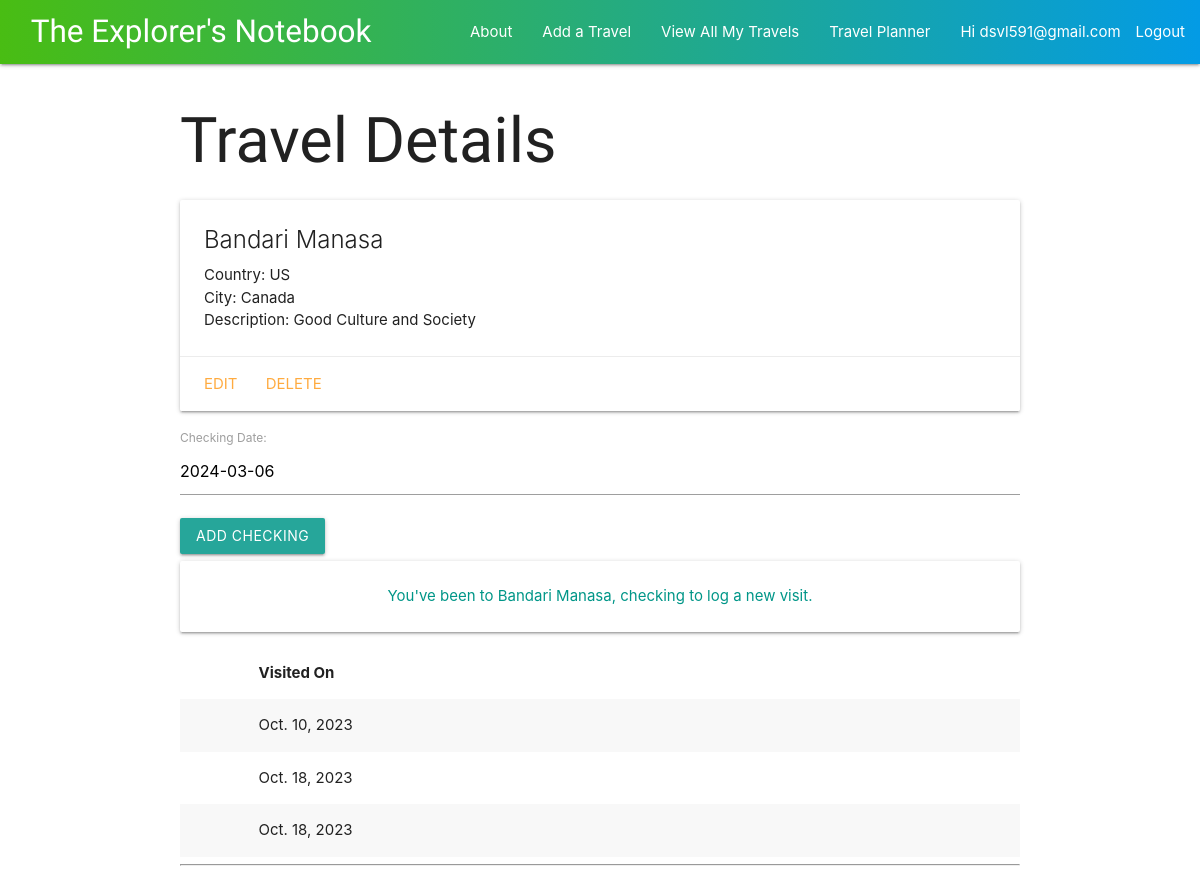
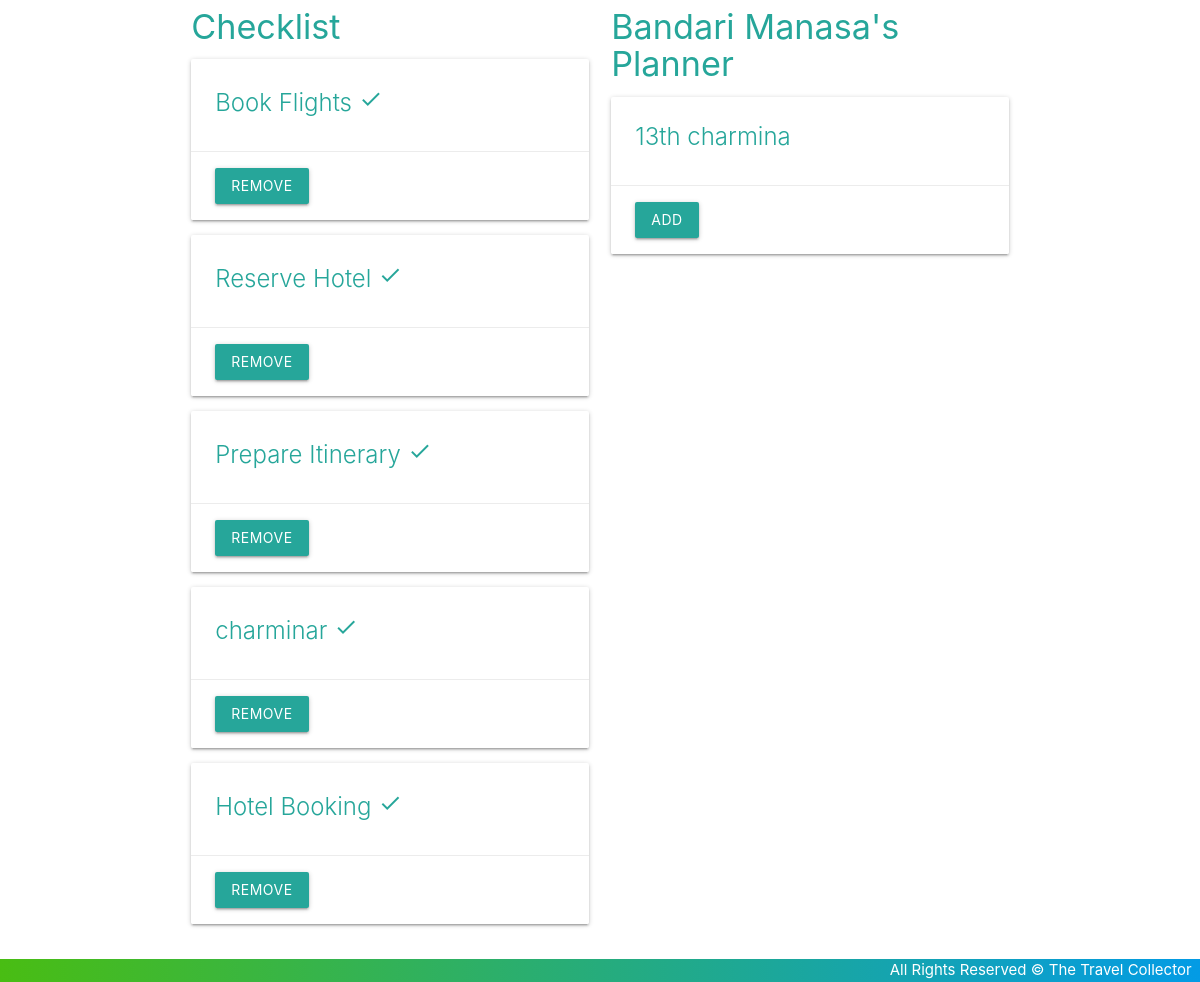
Screenshot of /travels/3/ (signed in) with the database file from the repository (2 pictures, top to bottom).
### main_app/models.py (models this page shows, shortened)
class Travel(models.Model):
    name = models.CharField(max_length=100)
    country = models.CharField(max_length=100)
    city = models.CharField(max_length=100)
    description = models.TextField(max_length=250)
    image = models.CharField(default=None, blank=True, null=True, max_length=2000)
    checklists = models.ManyToManyField(Checklist)
    user = models.ForeignKey(User, on_delete=models.CASCADE)
    def checking_visit(self):
        return self.checking_set.count() > 0

class Checking(models.Model):
    date = models.DateField("Checking Date")
    visit = models.CharField(default='Visited On', max_length=100)
    travel = models.ForeignKey(Travel, on_delete=models.CASCADE)
    class Meta:
        ordering = ['date']

class Checklist(models.Model):
    name = models.CharField(max_length=50)
    description = models.CharField(max_length=250)
    user = models.ForeignKey(User, on_delete=models.CASCADE)

### main_app/views.py (the view)
# urls.py: path('travels/<int:travel_id>/', views.travels_detail, name='detail'),
@login_required
def travels_detail(request, travel_id):
    checking_form = CheckingForm
    travel = Travel.objects.get(id=travel_id)
    checklists_travel_for_planning = Checklist.objects.filter(user = request.user).exclude(id__in = travel.checklists.all().values_list('id'))
    return render(request, 'travels/details.html', {'travel': travel,
    'title': "Travels Details Page", 'checking_form': checking_form,
    'checklists': checklists_travel_for_planning})

### main_app/templates/travels/details.html (shortened to what this page needs)
{% extends 'base.html' %}
{% block content %}
<h1> Travel Details </h1>
<div class="card">
    <div class="card-content">
        <span class="card-title">{{ travel.name }}</span>
        <p>Country: {{ travel.country }}</p>
        <p>City: {{ travel.city }}</p>
        <p>Description: {{ travel.description }}</p>
    </div>
    <div class="card-action">
        <a href="{% url 'travels_update' travel.id %}">Edit</a>
        <a href="{% url 'travels_delete' travel.id %}">Delete</a>
    </div>
</div>
<div>
    <form action="{% url 'add_checking' travel.id %}" method="post">
        {{ checking_form.as_p }}
        <input type="submit" value="Add Checking" class="btn">
    </form>
    {% if travel.checking_visit %}
    <div class="card-panel teal-text center-align"> You've been to {{ travel.name }}, checking to log a new visit. </div>
    {% else %}
    <div class="card-panel red-text center-align"> You've never been to {{ travel.name }}, checking to log a visit. </div>
    {% endif %}
    <table class="striped">
        <thead>
            <tr>
                <th></th>
                <th>Visited On</th>
            </tr>
        </thead>
        <tbody>
            {% for checking in travel.checking_set.all %}
            <tr>
                <td>{{ checking.get_visit_display }}</td>
                <td>{{ checking.date }}</td>
            </tr>
            {% endfor %}
        </tbody>
    </table>
</div>
<hr>
<a name="checklists">
    <div class="row">
        <div class="col s6">
            <h4> Checklist </h4>
            {% if travel.checklists.count %}
            {% for checklist in travel.checklists.all %}
            <div class="card">
                <div class="card-content">
                    <span class="card-title">
                    <span> {{ checklist.name }} </span>
                    <i class="material-icons">done</i>
                </span>
                </div>
                <div class="card-action">
                    <form action="{% url 'unassoc_checklist' travel.id checklist.id %}#checklists" method="post">
                        <button type="submit" class="btn"> Remove</button>
                    </form>
                </div>
            </div>
            {% endfor %}
            {% else %}
            <h5>Nothing done :(</h5>
            {% endif%}
        </div>
        <div class="col s6">
            <h4>{{ travel.name }}'s Planner</h4>
            {% if checklists.count %}
            {% for checklist in checklists.all %}
            <div class="card">
                <div class="card-content">
                    <span class="card-title">
                    <span> {{ checklist.name }} </span>
                    </span>
                </div>
                <div class="card-action">
                    <form action="{% url 'assoc_checklist' travel.id checklist.id %}#checklists" method="post">
                        <button type="submit" class="btn"> Add</button>
                    </form>
                </div>
            </div>
            {% endfor %}
                {% else %}
                    <h5> {{ travel.name }} is up to date <i class="material-icons">done_all</i></h5>
                    <p><a href="{% url 'checklists_create' %}"> Add new Checklist to your planner </a></p>
                {% endif %}
        </div>
    </div>
</a>
{% endblock %}

### main_app/templates/base.html (shortened to what this page needs)
{% load static %}
<!DOCTYPE html>
<html lang="en">
<head>
    <link rel="stylesheet" href="https://cdnjs.cloudflare.com/ajax/libs/materialize/1.0.0/css/materialize.min.css">
    <link rel="stylesheet" href="{% static '/css/style.css' %}">
</head>
<body>
    <header>
    <div class="navbar-fixed">
        <nav>
            <div class="nav-wrapper">
                <a href="{% url 'home' %}" class="left brand-logo"> &nbsp; &nbsp; The Explorer's Notebook</a>
                <ul class="right hide-on-med-and-down">
                    <li><a href="{% url 'about' %}"> About </a></li>
                    {% if user.is_authenticated %}
                    <li><a href="{% url 'travels_create' %}"> Add a Travel </a></li>
                    <li><a href="{% url 'index' %}"> View All My Travels </a></li>
                    <li><a class="dropdown-trigger" href="#!" data-target="dropdown1">Travel Planner</a></li>
                    <li>Hi {{ user.username }}</li>
                    <li><a href="{% url 'logout' %}"> Logout </a> </li>
                    {% else %}
                    <li><a href="{% url 'signup' %}">Signup</a></li>
                    <li><a href="{% url 'login' %}">Login</a></li>
                    {% endif %}
                </ul>
            </div>
        </nav>
    </div>
    </header>
    <main class="container">
        {% block content %}
        {% endblock %}
    </main>
    <footer class="page-footer custom-footer">
        <div class="right">
            All Rights Reserved &copy; The Travel Collector &nbsp;
        </div>
    </footer>
</body>
</html>

### main_app/static/css/style.css (style rules this page uses)
body { display: flex; min-height: 100vh; flex-direction: column; }
h1, .brand-logo { font-family: 'Style Script', cursive; }
nav .nav-wrapper { background: linear-gradient(90deg, #49bd13 0%, #039be5 100%); }
main { flex: 1 0 auto; }
footer.page-footer { padding-top: 0; text-align: right; background: linear-gradient(90deg, #49bd13 0%, #039be5 100%); }
a { color: #26a69a; }

### rows the page displays
Travel: name "Bandari Manasa", country "US", city "Canada", description "Good Culture and Society"
Checking: date "Oct. 10, 2023"
Checking: date "Oct. 18, 2023"
Checking: date "Oct. 18, 2023"
Checklist: name "Book Flights"
Checklist: name "Reserve Hotel"
Checklist: name "Prepare Itinerary"
Checklist: name "charminar"
Checklist: name "Hotel Booking"
Checklist: name "13th charmina"

### other values shown
{{ user.username }} "dsvl591@gmail.com"
